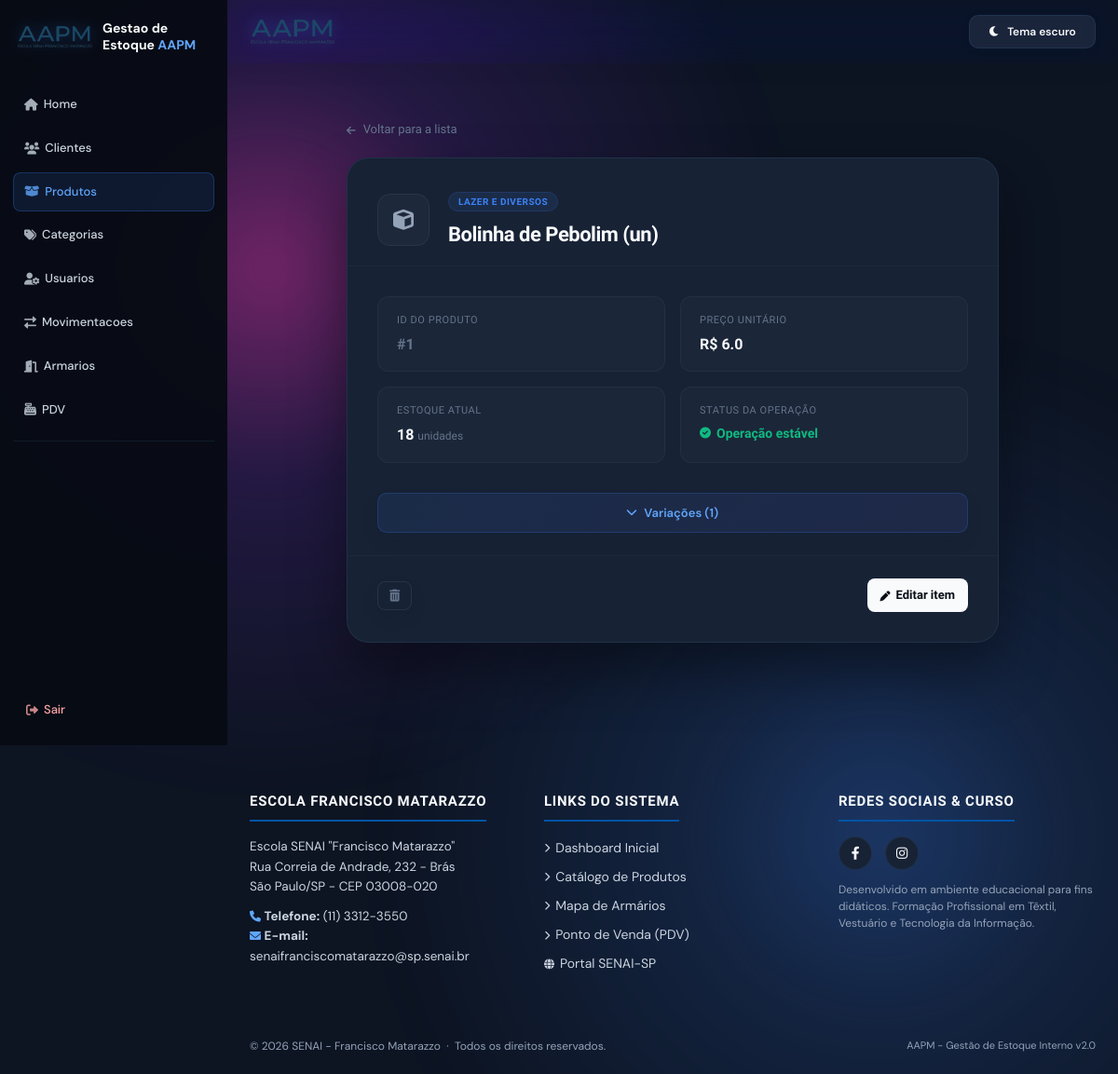
The app's page /produtos/1 (signed in) with its own data.
### app/models/categoria.py (models this page shows, shortened)
class Categoria(Base):
    __tablename__ = "categorias"
    id = Column(Integer, primary_key=True, index=True)
    nome = Column(String(50), unique=True, nullable=False)
    descricao = Column(String(255), nullable=True)
    ativa = Column(Boolean, default=True)
    produtos = relationship("Produto", back_populates="categoria")

### app/models/produto.py (models this page shows, shortened)
class Produto(Base):
    __tablename__ = "produtos"
    id = Column(Integer, primary_key=True, autoincrement=True, index=True)
    nome = Column(String(150), nullable=False, index=True, unique=True)
    preco = Column(Float, nullable=False, default=0.0)
    ativo = Column(Boolean, default=True)
    imagem_path = Column(String(255), nullable=True)
    categoria_id = Column(Integer, ForeignKey("categorias.id", ondelete="SET NULL"), nullable=True)
    categoria = relationship("Categoria", back_populates="produtos")
    variacoes = relationship("Variacao", back_populates="produto", cascade="all, delete-orphan")
    @property
    def estoque_total(self) -> int:
        """Saldo consolidado de todas as variações do produto."""
        return sum(variacao.estoque_atual for variacao in self.variacoes)
    @property
    def estoque_total(self):
        """Quantidade disponível, calculada a partir das variações do produto."""
        return sum(variacao.estoque_atual or 0 for variacao in self.variacoes)

### app/models/variacoes.py (models this page shows, shortened)
class Variacao(Base):
    __tablename__ = "variacoes"
    __table_args__ = (
        UniqueConstraint("produto_id", "tamanho", "cor", name="uq_variacao_produto_tamanho_cor"),
    )
    id = Column(Integer, primary_key=True, autoincrement=True, index=True)
    produto_id = Column(Integer, ForeignKey("produtos.id", ondelete="CASCADE"), nullable=False)
    tamanho = Column(String(10), nullable=False)  # Ex: 'P', 'M', 'G', 'GG'
    cor = Column(String(50), nullable=False)      # Ex: 'Azul', 'Preto'
    estoque_atual = Column(Integer, nullable=False, default=0)
    imagem_path = Column(String(255), nullable=True)
    produto = relationship("Produto", back_populates="variacoes")

### app/controllers/produto_controller.py (the view)
@router.get("/{produto_id}")
def detalhe_produto(
    produto_id: int,
    request: Request,
    db: Session = Depends(get_db),
    usuario = Depends(get_usuario_logado)
):
    produto = db.query(Produto).options(joinedload(Produto.variacoes)).filter(
        Produto.id == produto_id,
        Produto.ativo == True
    ).first()
    if not produto:
        return RedirectResponse(url="/produtos", status_code=302)
    return templates.TemplateResponse(
        request,
        "produtos/detalhe.html",
        {"request": request, "usuario": usuario, "produto": produto}
    )

### app/templates/produtos/detalhe.html (shortened to what this page needs)
{% extends "base.html" %}
{% block head %}
<link rel="stylesheet" href="/static/css/produtos_detalhe.css">
{% endblock %}
{% block content %}
<link rel="stylesheet" href="https://cdnjs.cloudflare.com/ajax/libs/font-awesome/6.0.0/css/all.min.css">
<div class="page-wrapper">
    <div class="detail-container">
        <a href="/produtos" class="btn-back">
            <i class="fas fa-arrow-left produtos_detalhe-inline-e9e0e4af65"></i>
            <span>Voltar para a lista</span>
        </a>
        <div class="detail-card">
            <div
                class="produtos_detalhe-inline-46c5ef9300">
                <div
                    class="produtos_detalhe-inline-50bfce5ee3">
                    <i class="fas fa-cube"></i>
                </div>
                <div>
                    <span
                        class="produtos_detalhe-inline-9ce840c585">
                        {% if produto.categoria %}{{ produto.categoria.nome }}{% else %}Sem categoria{% endif %}
                    </span>
                    <h2
                        class="produtos_detalhe-inline-a5cfff57fe">
                        {{ produto.nome }}
                    </h2>
                </div>
            </div>
            <div class="info-grid">
                <div class="info-block">
                    <div class="info-label">ID do Produto</div>
                    <p class="info-value produtos_detalhe-inline-d82513d1a3">#{{ produto.id }}</p>
                </div>
                <div class="info-block">
                    <div class="info-label">Preço Unitário</div>
                    <p class="info-value">R$ {{ produto.preco }}</p>
                </div>
                <div class="info-block">
                    <div class="info-label">Estoque Atual</div>
                    <p class="info-value">
                        {{ produto.estoque_total }} <span
                            class="produtos_detalhe-inline-43e4403170">unidades</span>
                    </p>
                </div>
                <div class="info-block">
                    <div class="info-label">Status da Operação</div>
                    {% if produto.estoque_total < 10 %} <p class="info-value produtos_detalhe-inline-af93f629df"
                       >
                        <i class="fas fa-triangle-exclamation produtos_detalhe-inline-7a459431c4"></i> Reposição necessária
                        </p>
                        {% else %}
                        <p class="info-value produtos_detalhe-inline-6159db308a"
                           >
                            <i class="fas fa-circle-check produtos_detalhe-inline-7a459431c4"></i> Operação estável
                        </p>
                        {% endif %}
                </div>
            </div>
            {% if produto.variacoes %}
            <div class="produtos_detalhe-inline-0b43e0221f">
                <button class="btn-variations" onclick="toggleVariations(this)" title="Mostrar/Esconder variações">
                    <i class="fas fa-chevron-down"></i>
                    <span>Variações ({{ produto.variacoes|length }})</span>
                </button>
            </div>
            {% endif %}
            <div
                class="produtos_detalhe-inline-3d29354176">
                <form method="POST" action="/produtos/{{ produto.id }}/desativar" class="produtos_detalhe-inline-434fc32ec2">
                    <button type="button" class="btn-delete" title="Remover produto"
                        onclick="abrirModalConfirmacao(null, '/produtos/{{ produto.id }}/desativar', '{{ produto.nome }}');">
                        <i class="fas fa-trash-can"></i>
                    </button>
                </form>
                <a href="/produtos/{{ produto.id }}/editar" class="btn-edit">
                    <i class="fas fa-pen produtos_detalhe-inline-e9e0e4af65"></i>
                    <span>Editar item</span>
                </a>
            </div>
        </div>
    </div>
</div>
{% endblock %}

### app/static/style.css (style rules this page uses)
:root { --bg-base: #dfeaf7; --bg-base-2: #eef5ff; --orb-1: rgba(59, 130, 246, 0.18); --orb-2: rgba(147, 197, 253, 0.16); --orb-3: rgba(168, 85, 247, 0.10); --grid: rgba(37, 99, 235, 0.06); --bg-panel: rgba(15, 23, 42, 0.72); --bg-panel-strong: rgba(17, 24, 39, 0.92); --bg-soft: rgba(255, 255, 255, 0.04); --border: rgba(148, 163, 184, 0.18); --text: #e2e8f0; --text-muted: #94a3b8; --primary: #3b82f6; --primary-2: #60a5fa; --purple: #8b5cf6; --success: #10b981; --shadow: rgba(15, 23, 42, 0.4); }
html { scroll-behavior: smooth; }
body { position: relative; min-height: 100vh; background: linear-gradient(120deg, #1d0d5c 0%, #2f0d77 18%, #5a0c6f 42%, #1d4de0 72%, #120d2d 100%); background-size: 180% 180%; animation: bgFlow 18s ease-in-out infinite alternate; overflow-x: hidden; }
body::before, body::after { content: ""; position: fixed; inset: auto; pointer-events: none; z-index: 0; }
body::before { width: 72rem; height: 72rem; left: -18rem; top: -18rem; border-radius: 50%; background: radial-gradient(circle, rgba(255, 60, 200, 0.42) 0%, rgba(147, 51, 234, 0.16) 28%, transparent 68%); filter: blur(24px); animation: driftGlow 18s ease-in-out infinite alternate; }
body::after { width: 68rem; height: 68rem; right: -18rem; bottom: -18rem; border-radius: 50%; background: radial-gradient(circle, rgba(59, 130, 246, 0.32) 0%, rgba(59, 130, 246, 0.14) 26%, transparent 70%); filter: blur(28px); animation: driftGlowTwo 20s ease-in-out infinite alternate; }
button, .btn, .btn-card, .btn-theme-toggle, input, select, textarea { transition: all 0.25s ease; }
button, .btn, .btn-card, .btn-theme-toggle { border-radius: 14px; border: 1px solid transparent; cursor: pointer; box-shadow: 0 8px 18px rgba(15, 23, 42, 0.08); }

### app/static/css/base.css (style rules this page uses)
:root { --bg-base: #0d1422; --bg-surface: #121c2d; --bg-card: #172235; --bg-card-hover: #1d2a40; --border: rgba(99, 179, 237, 0.1); --border-hover: rgba(99, 179, 237, 0.28); --accent: #3b82f6; --accent-glow: rgba(59, 130, 246, 0.35); --accent-light: #60a5fa; --secondary-bg: rgba(148, 163, 184, 0.12); --secondary-text: #e2e8f0; --red: #ef4444; --red-glow: rgba(239, 68, 68, 0.3); --text-primary: #f8fafc; --text-secondary: #cbd5e1; --text-muted: #94a3b8; --header-h: 68px; --radius: 12px; --radius-lg: 18px; --transition: 0.22s cubic-bezier(0.4, 0, 0.2, 1); --senai-blue: #0054a6; --senai-yellow: #ffcb05; }
*, *::before, *::after { margin: 0; padding: 0; box-sizing: border-box; }
html { scroll-behavior: smooth; max-width: 100%; overflow-x: hidden; }
body { font-family: 'DM Sans', sans-serif; background-color: var(--bg-base); background-image: none; background-size: auto; color: var(--text-primary); line-height: 1.6; min-height: 100vh; display: flex; flex-direction: column; width: 100%; max-width: 100%; overflow-x: hidden; }
main>* { min-width: 0; max-width: 100%; }
button, .btn { font-family: 'DM Sans', sans-serif; background: var(--accent); color: #ffffff; padding: 10px 22px; border: 1px solid transparent; border-radius: 10px; cursor: pointer; font-weight: 600; font-size: 14px; transition: all var(--transition); position: relative; overflow: hidden; display: inline-flex; align-items: center; justify-content: center; gap: 8px; text-decoration: none; box-shadow: 0 8px 18px rgba(15, 23, 42, 0.08); }
main>* { animation: fadeUp 0.4s ease both; }
body.has-sidebar { padding-left: 244px; }
:root { --scrollbar-track: #0d1320; --scrollbar-thumb: #3b82f6; --scrollbar-thumb-hover: #60a5fa; }
*, *::before, *::after { scrollbar-color: var(--scrollbar-thumb) var(--scrollbar-track); scrollbar-width: thin; }

### records on screen
Categoria: categoria.nome "LAZER E DIVERSOS"
Produto: nome "Bolinha de Pebolim (un)", id "1", preco "6.0"
Variacao: estoque_total "18"

### other values on screen
{{ produto.variacoes|length }} "1"
